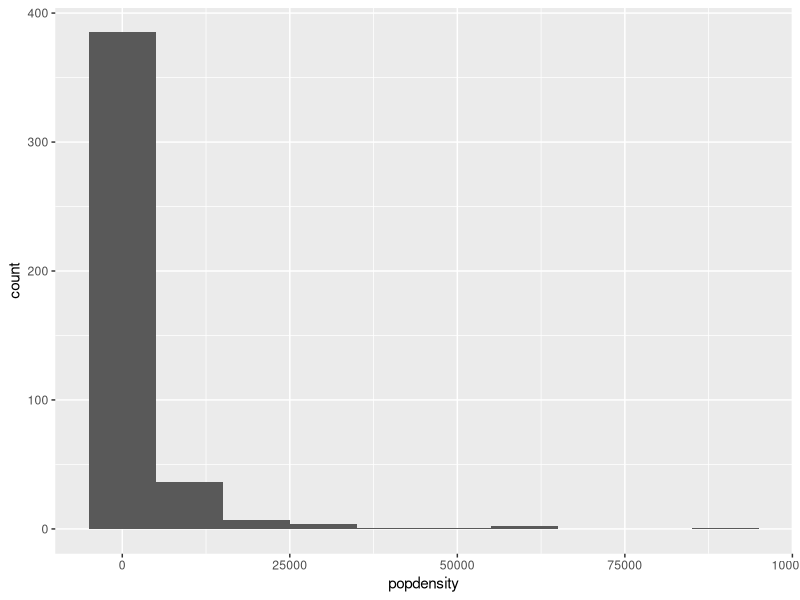
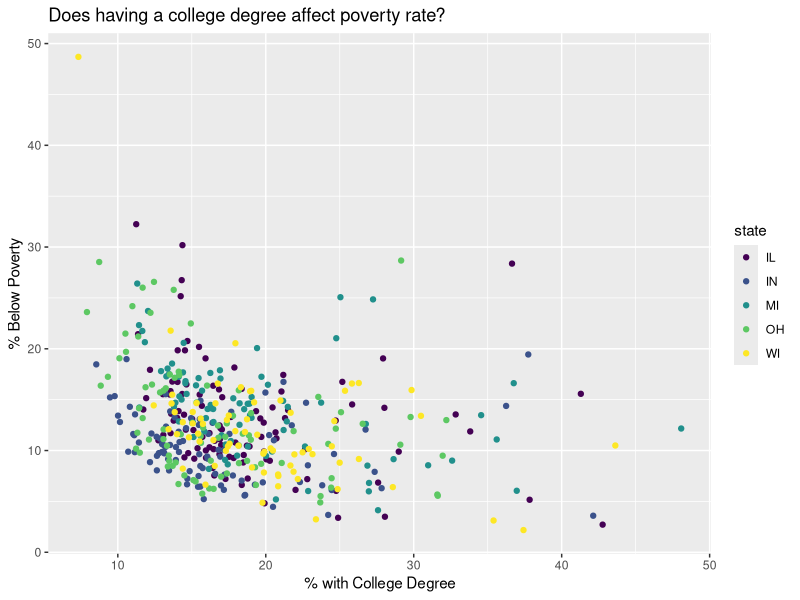
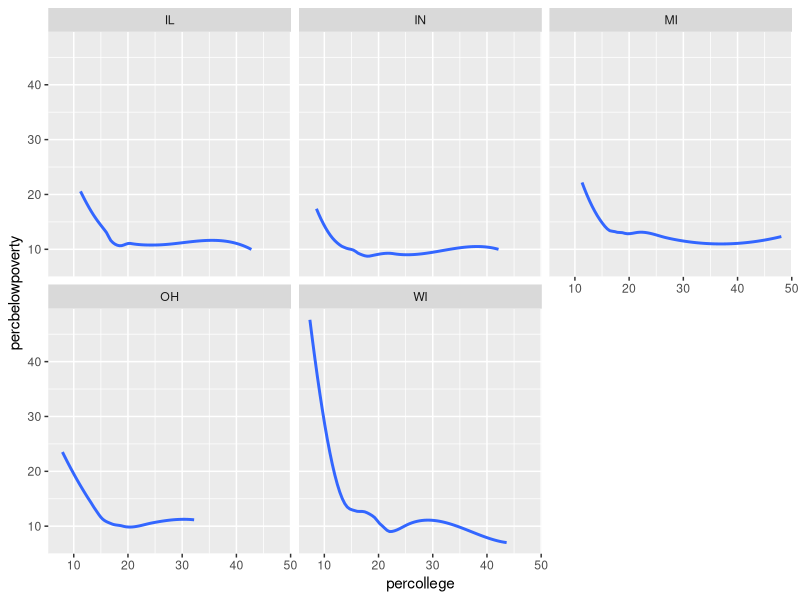

Write R code to recreate these figures, in order.
## ---- chunk 1
#| label: load-packages
#| warning: false

library(tidyverse)
library(viridis)
## ---- chunk 2
ggplot(midwest, aes(x = popdensity)) + geom_histogram(binwidth = 10000)
## ---- chunk 3
ggplot(midwest, aes(x = percollege, y = percbelowpoverty)) + 
  geom_point(aes(color = state)) + 
  labs(x = "% with College Degree", y = "% Below Poverty",
       title = "Does having a college degree affect poverty rate?") + 
  scale_color_viridis_d(option = "viridis")
## ---- chunk 4
ggplot(midwest, aes(x = percollege, y = percbelowpoverty)) + 
  geom_smooth(se = FALSE) + facet_wrap(~state)
